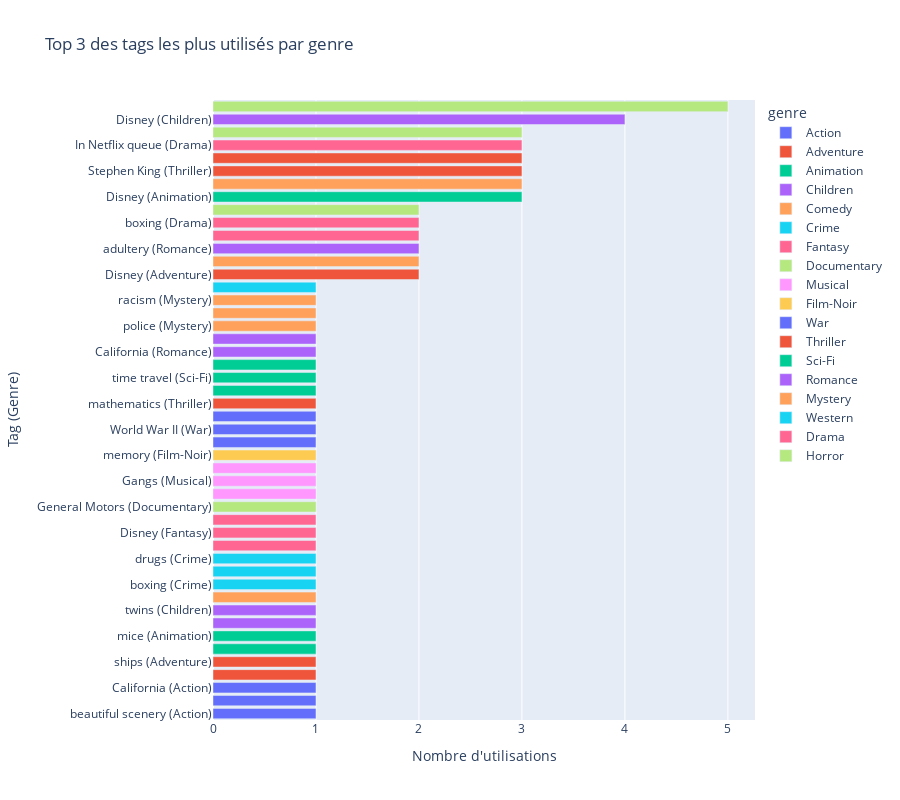

The notebook cell this image was saved under:
### Code cell
fig = px.bar(
    top_tags_by_genre.sort_values("count"),
    x="count",
    y="tag_label",
    color="genre",
    orientation="h",
    title="Top 3 des tags les plus utilisés par genre",
    labels={"count": "Nombre d'utilisations", "tag_label": "Tag (Genre)"},
    height=800
)
fig.update_layout(
        yaxis=dict(categoryorder='total ascending')
    )
fig.show()

### Figure 1 — Plotly figure (JSON) as saved in the notebook; plotly's stock layout.template omitted (floating-point values rounded to 4 significant figures)
{"data": [{"hovertemplate": "genre=Action<br>Nombre d'utilisations=%{x}<br>Tag (Genre)=%{y}<extra></extra>", "legendgroup": "Action", "marker": {"color": "#636efa", "pattern": {"shape": ""}}, "name": "Action", "orientation": "h", "showlegend": true, "textposition": "auto", "type": "bar", "x": [1, 1, 1], "xaxis": "x", "y": ["beautiful scenery (Action)", "drugs (Action)", "California (Action)"], "yaxis": "y"}, {"hovertemplate": "genre=Adventure<br>Nombre d'utilisations=%{x}<br>Tag (Genre)=%{y}<extra></extra>", "legendgroup": "Adventure", "marker": {"color": "#EF553B", "pattern": {"shape": ""}}, "name": "Adventure", "orientation": "h", "showlegend": true, "textposition": "auto", "type": "bar", "x": [1, 1, 2], "xaxis": "x", "y": ["fantasy (Adventure)", "ships (Adventure)", "Disney (Adventure)"], "yaxis": "y"}, {"hovertemplate": "genre=Animation<br>Nombre d'utilisations=%{x}<br>Tag (Genre)=%{y}<extra></extra>", "legendgroup": "Animation", "marker": {"color": "#00cc96", "pattern": {"shape": ""}}, "name": "Animation", "orientation": "h", "showlegend": true, "textposition": "auto", "type": "bar", "x": [1, 1, 3], "xaxis": "x", "y": ["Tolkein (Animation)", "mice (Animation)", "Disney (Animation)"], "yaxis": "y"}, {"hovertemplate": "genre=Children<br>Nombre d'utilisations=%{x}<br>Tag (Genre)=%{y}<extra></extra>", "legendgroup": "Children", "marker": {"color": "#ab63fa", "pattern": {"shape": ""}}, "name": "Children", "orientation": "h", "showlegend": true, "textposition": "auto", "type": "bar", "x": [1, 1, 4], "xaxis": "x", "y": ["fantasy (Children)", "twins (Children)", "Disney (Children)"], "yaxis": "y"}, {"hovertemplate": "genre=Comedy<br>Nombre d'utilisations=%{x}<br>Tag (Genre)=%{y}<extra></extra>", "legendgroup": "Comedy", "marker": {"color": "#FFA15A", "pattern": {"shape": ""}}, "name": "Comedy", "orientation": "h", "showlegend": true, "textposition": "auto", "type": "bar", "x": [1, 2, 3], "xaxis": "x", "y": ["California (Comedy)", "In Netflix queue (Comedy)", "Disney (Comedy)"], "yaxis": "y"}, {"hovertemplate": "genre=Crime<br>Nombre d'utilisations=%{x}<br>Tag (Genre)=%{y}<extra></extra>", "legendgroup": "Crime", "marker": {"color": "#19d3f3", "pattern": {"shape": ""}}, "name": "Crime", "orientation": "h", "showlegend": true, "textposition": "auto", "type": "bar", "x": [1, 1, 1], "xaxis": "x", "y": ["boxing (Crime)", "police (Crime)", "drugs (Crime)"], "yaxis": "y"}, {"hovertemplate": "genre=Fantasy<br>Nombre d'utilisations=%{x}<br>Tag (Genre)=%{y}<extra></extra>", "legendgroup": "Fantasy", "marker": {"color": "#FF6692", "pattern": {"shape": ""}}, "name": "Fantasy", "orientation": "h", "showlegend": true, "textposition": "auto", "type": "bar", "x": [1, 1, 1], "xaxis": "x", "y": ["fantasy (Fantasy)", "Disney (Fantasy)", "In Netflix queue (Fantasy)"], "yaxis": "y"}, {"hovertemplate": "genre=Documentary<br>Nombre d'utilisations=%{x}<br>Tag (Genre)=%{y}<extra></extra>", "legendgroup": "Documentary", "marker": {"color": "#B6E880", "pattern": {"shape": ""}}, "name": "Documentary", "orientation": "h", "showlegend": true, "textposition": "auto", "type": "bar", "x": [1], "xaxis": "x", "y": ["General Motors (Documentary)"], "yaxis": "y"}, {"hovertemplate": "genre=Musical<br>Nombre d'utilisations=%{x}<br>Tag (Genre)=%{y}<extra></extra>", "legendgroup": "Musical", "marker": {"color": "#FF97FF", "pattern": {"shape": ""}}, "name": "Musical", "orientation": "h", "showlegend": true, "textposition": "auto", "type": "bar", "x": [1, 1, 1], "xaxis": "x", "y": ["Disney (Musical)", "Gangs (Musical)", "Dickens (Musical)"], "yaxis": "y"}, {"hovertemplate": "genre=Film-Noir<br>Nombre d'utilisations=%{x}<br>Tag (Genre)=%{y}<extra></extra>", "legendgroup": "Film-Noir", "marker": {"color": "#FECB52", "pattern": {"shape": ""}}, "name": "Film-Noir", "orientation": "h", "showlegend": true, "textposition": "auto", "type": "bar", "x": [1], "xaxis": "x", "y": ["memory (Film-Noir)"], "yaxis": "y"}, {"hovertemplate": "genre=War<br>Nombre d'utilisations=%{x}<br>Tag (Genre)=%{y}<extra></extra>", "legendgroup": "War", "marker": {"color": "#636efa", "pattern": {"shape": ""}}, "name": "War", "orientation": "h", "showlegend": true, "textposition": "auto", "type": "bar", "x": [1, 1, 1], "xaxis": "x", "y": ["moving (War)", "World War II (War)", "beautiful scenery (War)"], "yaxis": "y"}, {"hovertemplate": "genre=Thriller<br>Nombre d'utilisations=%{x}<br>Tag (Genre)=%{y}<extra></extra>", "legendgroup": "Thriller", "marker": {"color": "#EF553B", "pattern": {"shape": ""}}, "name": "Thriller", "orientation": "h", "showlegend": true, "textposition": "auto", "type": "bar", "x": [1, 3, 3], "xaxis": "x", "y": ["mathematics (Thriller)", "Stephen King (Thriller)", "ghosts (Thriller)"], "yaxis": "y"}, {"hovertemplate": "genre=Sci-Fi<br>Nombre d'utilisations=%{x}<br>Tag (Genre)=%{y}<extra></extra>", "legendgroup": "Sci-Fi", "marker": {"color": "#00cc96", "pattern": {"shape": ""}}, "name": "Sci-Fi", "orientation": "h", "showlegend": true, "textposition": "auto", "type": "bar", "x": [1, 1, 1], "xaxis": "x", "y": ["Disney (Sci-Fi)", "time travel (Sci-Fi)", "mathematics (Sci-Fi)"], "yaxis": "y"}, {"hovertemplate": "genre=Romance<br>Nombre d'utilisations=%{x}<br>Tag (Genre)=%{y}<extra></extra>", "legendgroup": "Romance", "marker": {"color": "#ab63fa", "pattern": {"shape": ""}}, "name": "Romance", "orientation": "h", "showlegend": true, "textposition": "auto", "type": "bar", "x": [1, 1, 2], "xaxis": "x", "y": ["California (Romance)", "Gangs (Romance)", "adultery (Romance)"], "yaxis": "y"}, {"hovertemplate": "genre=Mystery<br>Nombre d'utilisations=%{x}<br>Tag (Genre)=%{y}<extra></extra>", "legendgroup": "Mystery", "marker": {"color": "#FFA15A", "pattern": {"shape": ""}}, "name": "Mystery", "orientation": "h", "showlegend": true, "textposition": "auto", "type": "bar", "x": [1, 1, 1], "xaxis": "x", "y": ["police (Mystery)", "demons (Mystery)", "racism (Mystery)"], "yaxis": "y"}, {"hovertemplate": "genre=Western<br>Nombre d'utilisations=%{x}<br>Tag (Genre)=%{y}<extra></extra>", "legendgroup": "Western", "marker": {"color": "#19d3f3", "pattern": {"shape": ""}}, "name": "Western", "orientation": "h", "showlegend": true, "textposition": "auto", "type": "bar", "x": [1], "xaxis": "x", "y": ["music (Western)"], "yaxis": "y"}, {"hovertemplate": "genre=Drama<br>Nombre d'utilisations=%{x}<br>Tag (Genre)=%{y}<extra></extra>", "legendgroup": "Drama", "marker": {"color": "#FF6692", "pattern": {"shape": ""}}, "name": "Drama", "orientation": "h", "showlegend": true, "textposition": "auto", "type": "bar", "x": [2, 2, 3], "xaxis": "x", "y": ["racism (Drama)", "boxing (Drama)", "In Netflix queue (Drama)"], "yaxis": "y"}, {"hovertemplate": "genre=Horror<br>Nombre d'utilisations=%{x}<br>Tag (Genre)=%{y}<extra></extra>", "legendgroup": "Horror", "marker": {"color": "#B6E880", "pattern": {"shape": ""}}, "name": "Horror", "orientation": "h", "showlegend": true, "textposition": "auto", "type": "bar", "x": [2, 3, 5], "xaxis": "x", "y": ["halloween (Horror)", "ghosts (Horror)", "Jason (Horror)"], "yaxis": "y"}], "layout": {"barmode": "relative", "height": 800, "legend": {"title": {"text": "genre"}, "tracegroupgap": 0}, "title": {"text": "Top 3 des tags les plus utilisés par genre"}, "xaxis": {"anchor": "y", "domain": [0, 1], "title": {"text": "Nombre d'utilisations"}}, "yaxis": {"anchor": "x", "categoryorder": "total ascending", "domain": [0, 1], "title": {"text": "Tag (Genre)"}}}}
